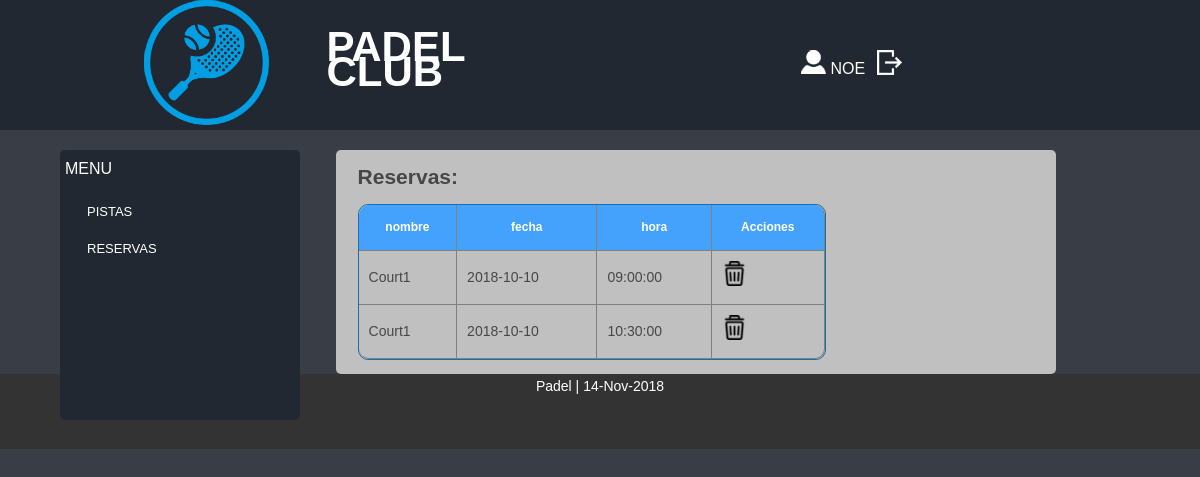
The app's page /Controllers/PISTAS_Controller.php?action=RESERVAS (signed in) with its own data.
### tables this page shows
CREATE TABLE `PISTA` (
  `idPista` int(10) NOT NULL,
  `restriccion` tinyint(1) DEFAULT 0,
  `nombre` varchar(30) NOT NULL,
  `hora` time NOT NULL,
  `fecha` date NOT NULL
);

### Models/PISTAS_Model.php (called while the page is built, shortened)
<?php
class PISTAS_Model {
function __construct($idPista, $restriccion, $nombre, $hora, $fecha){
	include_once 'Access_DB.php';
	$this->mysqli = ConnectDB();
}
function YOUR_RESERVES($login)
{
	 $sql = "SELECT idPista, nombre,fecha,hora FROM PISTA_USUARIO PU, PISTA P WHERE idPista = PistaidPista AND Usuariologin='$login'";
	 $result = $this->mysqli->query($sql);
	if($result ->num_rows >0){
		$j = 0;
		while($tupla = mysqli_fetch_assoc($result)){
		   $tuplas[$j] = $tupla;
		   $j++;
		}
		return $tuplas;
	}
	else{
		return  false;
	}
}
}
?>

### Models/Access_DB.php (called while the page is built)
<?php
function ConnectDB()
{
    $mysqli = new mysqli("", 'root', '' , 'ABP_11');
	if ($mysqli->connect_errno) {
		include '../View/MESSAGE_View.php';
		new MESSAGE("Fallo al conectar a MySQL: (" . $mysqli->connect_errno . ") " . $mysqli->connect_error, './index.php');
		return false;
	}
	else{
		return $mysqli;
	}
}
?>

### Views/RESERVA_SHOWALL_View.php (the view, shortened to what this page needs)
<?php
class RESERVA_SHOWALL {
	function __construct($array,$lista,$volver){
		$this->lista = $lista;
		$this->datos = $array;
		$this->render();
	}
	function render(){
		include 'Header.php';
?>
<div style="overflow-x:auto;">
				<h2>Reservas:</h2>
					<table class="tablas separador">
						<tr>
						<?php
						for($i=0; $i<count($this->lista);$i++){
								echo "<th>".$this->lista[$i]."</th>";
						}
						echo "<th>Acciones</th></tr>";
							?>
						<?php
							for($j=0;$j<count($this->datos);$j++){
								echo "<tr>";
								for($i=0; $i<count($this->lista);$i++){
										echo "<td>".$this->datos[$j][($this->lista)[$i]]."</td>";
								}
								echo '<td><a href="'.$_SERVER['PHP_SELF'].'?action=DEL_RESERVA&'.($this->lista)[0].'='.$this->datos[$j][($this->lista)[0]].'&idPista='.$this->datos[$j]['idPista'].'"><img src="../Views/images/borrar.png"></a></tr>';
							}
							?>
					</table>
</div>
<?php
	include 'Footer.php';
	}
}
?>

### Views/css/style.css (style rules this page uses)
* { margin:0px; padding:0px; }
html, body { width:100%; padding:0; margin:0; }
body { background: #393E46;color: #474747;font: 14px/25px Arial, Helvetica, sans-serif; }
.content a { text-decoration:none; color: #FFFFFF; font-size:16px; }
.content p,h2,h3,h4,form,table { margin-left:3%; margin-right:3%; margin-top:2%; margin-bottom:2%; }
.tablas { border: 1px solid #1C6EA4; border-collapse: collapse; overflow-x:auto; }
td { padding:10px; }
th { background-color: #45A2FC; padding:10px; color: #FFFFFF; font-size: 12px; }
.separador { border-radius: 10px; border-spacing: 0; border-collapse: separate; }
.separador td, table.separador th { border-bottom: 1px solid Gray; border-right: 1px solid Gray; }
.separador tr:last-child td:first-child { border-bottom-left-radius: 10px; }
.separador tr:last-child td:last-child { border-bottom-right-radius: 10px; }
.separador tr:first-child th:first-child, table.separador tr:first-child td:first-child { border-top-left-radius: 10px }
.separador tr:first-child th:last-child, table.separate tr:first-child td:last-child { border-top-right-radius: 10px; }

### records on screen
pista: nombre "Court1", fecha "2018-10-10", hora "09:00:00"
pista: nombre "Court1", fecha "2018-10-10", hora "10:30:00"

### other values on screen
$_SESSION['login'] "NOE"
$this->lista[$i] "nombre"
$this->lista[$i] "fecha"
$this->lista[$i] "hora"
date("d-M-Y", mktime()) "14-Nov-2018"
